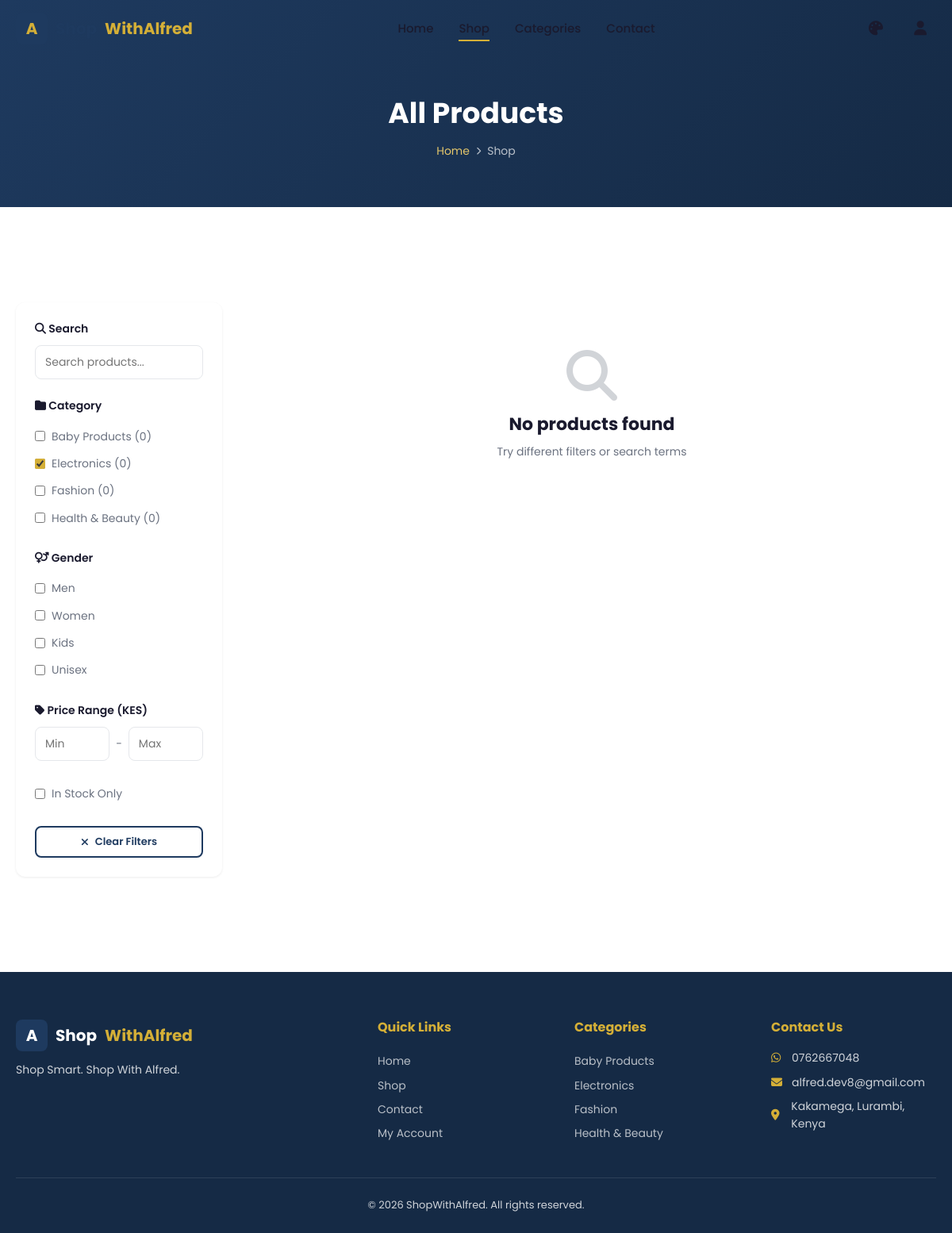
The app's page /shop.php?category=2 with its own data.
### tables this page shows
CREATE TABLE IF NOT EXISTS `categories` (
  `id` INT AUTO_INCREMENT PRIMARY KEY,
  `name` VARCHAR(100) NOT NULL,
  `icon` VARCHAR(100) DEFAULT 'fa-tag',
  `created_at` DATETIME DEFAULT CURRENT_TIMESTAMP
);

### includes/functions.php (called while the page is built, shortened)
<?php
function sanitize($value) {
    return htmlspecialchars(trim($value), ENT_QUOTES, 'UTF-8');
}
function getCategories($pdo) {
    $stmt = $pdo->query("SELECT c.*, COUNT(p.id) as product_count
                         FROM categories c
                         LEFT JOIN products p ON c.id = p.category_id
                         GROUP BY c.id
                         ORDER BY c.name");
    return $stmt->fetchAll();
}
function getSettings($pdo) {
    $stmt = $pdo->query("SELECT setting_key, setting_value FROM settings");
    $settings = [];
    while ($row = $stmt->fetch()) {
        $settings[$row['setting_key']] = $row['setting_value'];
    }
    return $settings;
}

### shop.php (the view, shortened to what this page needs)
<?php
require_once __DIR__ . '/includes/header.php';
$categories = getCategories($pdo);
$filters = [];
if (!empty($_GET['category'])) $filters['category_id'] = intval($_GET['category']);
$page = max(1, intval($_GET['page'] ?? 1));
$perPage = 12;
$filters['limit'] = $perPage;
$filters['offset'] = ($page - 1) * $perPage;
$products = getProducts($pdo, $filters);
?>
<section class="page-header">
    <div class="container">
        <h1>All Products</h1>
        <div class="breadcrumb">
            <a href="<?php echo BASE_URL; ?>/">Home</a>
            <i class="fas fa-chevron-right"></i>
            <span>Shop</span>
        </div>
    </div>
</section>
<section class="section">
    <div class="container">
        <div class="shop-layout">
            <aside class="filters-sidebar">
                <form id="filterForm">
                    <div class="filter-group">
                        <h4><i class="fas fa-search"></i> Search</h4>
                        <input type="text" name="search" placeholder="Search products..." value="<?php echo sanitize($_GET['search'] ?? ''); ?>">
                    </div>
                    <div class="filter-group">
                        <h4><i class="fas fa-folder"></i> Category</h4>
                        <?php foreach ($categories as $cat): ?>
                        <label>
                            <input type="checkbox" name="category" value="<?php echo $cat['id']; ?>" <?php echo (isset($_GET['category']) && $_GET['category'] == $cat['id']) ? 'checked' : ''; ?>>
                            <?php echo sanitize($cat['name']); ?> (<?php echo $cat['product_count']; ?>)
                        </label>
                        <?php endforeach; ?>
                    </div>
                    <div class="filter-group">
                        <h4><i class="fas fa-venus-mars"></i> Gender</h4>
                        <?php foreach (['men' => 'Men', 'women' => 'Women', 'kids' => 'Kids', 'unisex' => 'Unisex'] as $val => $label): ?>
                        <label>
                            <input type="checkbox" name="gender" value="<?php echo $val; ?>" <?php echo (isset($_GET['gender']) && $_GET['gender'] === $val) ? 'checked' : ''; ?>>
                            <?php echo $label; ?>
                        </label>
                        <?php endforeach; ?>
                    </div>
                    <div class="filter-group">
                        <h4><i class="fas fa-tag"></i> Price Range (KES)</h4>
                        <div class="price-range">
                            <input type="number" name="min_price" placeholder="Min" value="<?php echo sanitize($_GET['min_price'] ?? ''); ?>">
                            <span>-</span>
                            <input type="number" name="max_price" placeholder="Max" value="<?php echo sanitize($_GET['max_price'] ?? ''); ?>">
                        </div>
                    </div>
                    <div class="filter-group">
                        <label>
                            <input type="checkbox" name="in_stock" value="1" <?php echo (isset($_GET['in_stock']) && $_GET['in_stock'] === '1') ? 'checked' : ''; ?>>
                            In Stock Only
                        </label>
                    </div>
                    <button type="button" class="btn btn-secondary btn-sm clear-filters" style="width:100%">
                        <i class="fas fa-times"></i> Clear Filters
                    </button>
                </form>
            </aside>
            <div>
                <?php if (empty($products)): ?>
                <div class="empty-state">
                    <i class="fas fa-search"></i>
                    <h3>No products found</h3>
                    <p>Try different filters or search terms</p>
                </div>
                <?php endif; ?>
            </div>
        </div>
    </div>
</section>
<?php require_once __DIR__ . '/includes/footer.php'; ?>

### includes/footer.php (shortened to what this page needs)
<?php
$settings = $settings ?? getSettings($pdo);
?>
<footer class="footer">
    <div class="container">
        <div class="footer-grid">
            <div class="footer-about">
                <a href="<?php echo BASE_URL; ?>/" class="navbar-logo">
                    <div class="logo-icon">A</div>
                    Shop<span>WithAlfred</span>
                </a>
                <p><?php echo sanitize($settings['tagline'] ?? SITE_TAGLINE); ?></p>
            </div>
            <div>
                <h4>Quick Links</h4>
                <div class="footer-links">
                    <a href="<?php echo BASE_URL; ?>/">Home</a>
                    <a href="<?php echo BASE_URL; ?>/shop.php">Shop</a>
                    <a href="<?php echo BASE_URL; ?>/contact.php">Contact</a>
                    <?php if (($settings['customer_accounts_enabled'] ?? '1') === '1'): ?>
                    <a href="<?php echo BASE_URL; ?>/login.php">My Account</a>
                    <?php endif; ?>
                </div>
            </div>
            <div>
                <h4>Categories</h4>
                <div class="footer-links">
                    <?php
                    $footerCategories = getCategories($pdo);
                    foreach ($footerCategories as $cat): ?>
                    <a href="<?php echo BASE_URL; ?>/shop.php?category=<?php echo $cat['id']; ?>"><?php echo sanitize($cat['name']); ?></a>
                    <?php endforeach; ?>
                </div>
            </div>
            <div class="footer-contact">
                <h4>Contact Us</h4>
                <p><i class="fab fa-whatsapp"></i> <?php echo sanitize($settings['whatsapp'] ?? WHATSAPP_DISPLAY); ?></p>
                <p><i class="fas fa-envelope"></i> <?php echo sanitize($settings['contact_email'] ?? ADMIN_EMAIL); ?></p>
                <p><i class="fas fa-map-marker-alt"></i> <?php echo sanitize($settings['location'] ?? ''); ?></p>
            </div>
        </div>
        <div class="footer-bottom">
            <p>&copy; <?php echo date('Y'); ?> <?php echo sanitize($settings['store_name'] ?? SITE_NAME); ?>. All rights reserved.</p>
        </div>
    </div>
</footer>
</body>
</html>

### assets/css/themes.css (style rules this page uses)
:root, [data-theme="navy-gold"] { --primary: #1E3A5F; --primary-dark: #152A45; --primary-light: #2A5080; --accent: #D4AF37; --accent-light: #E5C76B; --accent-dark: #B8972E; --background: #FFFFFF; --background-alt: #F8F9FA; --card-bg: #FFFFFF; --text-primary: #1A1A2E; --text-secondary: #6B7280; --text-on-primary: #FFFFFF; --text-on-accent: #FFFFFF; --border: #E5E7EB; --border-focus: #D4AF37; --success: #10B981; --error: #EF4444; --warning: #F59E0B; --shadow-sm: 0 1px 3px rgba(0,0,0,0.08); --shadow-md: 0 4px 12px rgba(0,0,0,0.1); --shadow-lg: 0 10px 30px rgba(0,0,0,0.12); --shadow-hover: 0 8px 24px rgba(0,0,0,0.15); --navbar-bg: rgba(255,255,255,0.95); --navbar-solid: #FFFFFF; --overlay: rgba(0,0,0,0.5); --radius-sm: 8px; --radius-md: 12px; --radius-lg: 16px; --transition: 0.3s ease; }

### records on screen
categories: name "Baby Products", product_count "0"
categories: category "☑", name "Electronics", product_count "0"
categories: name "Fashion", product_count "0"
categories: name "Health & Beauty", product_count "0"

### other values on screen
$label "Men"
$label "Women"
$label "Kids"
$label "Unisex"
$settings['tagline'] "Shop Smart. Shop With Alfred."
$settings['whatsapp'] "0762667048"
$settings['contact_email'] "alfred.dev8@gmail.com"
$settings['location'] "Kakamega, Lurambi, Kenya"
$settings['store_name'] "ShopWithAlfred"
